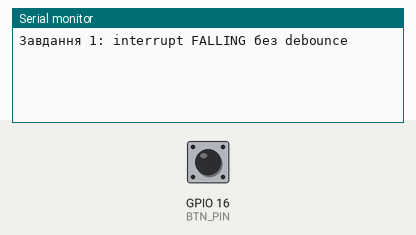
Bench run of a program on a simulated ESP32-S3. On the bench: the last lines printed to the serial monitor. The test bench sets the inputs (shaded band); at power-on: GPIO 16 (BTN_PIN) HIGH.

Above: at 2.2 s.
2.3 s: GPIO 16 (BTN_PIN) pulled LOW for 0.15 s
At 3.4 s:
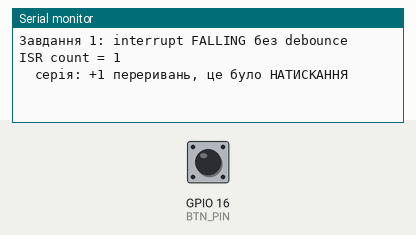
3.9 s: GPIO 16 (BTN_PIN) pulled LOW for 1 s
At 4.6 s:
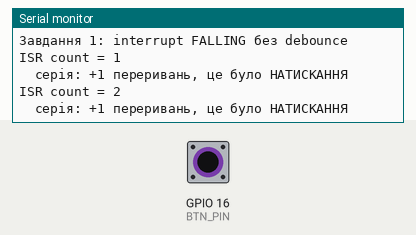
6.4 s: GPIO 16 (BTN_PIN) pulled LOW for 0.15 s
At 7.7 s:
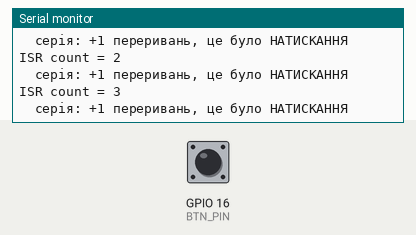

The program:

main.cpp
```cpp
// Завдання 1. Базова реалізація без debounce
//
// Схема: GPIO16 -> кнопка -> GND, зовнішній pull-up 10 кОм з GPIO16 на 3V3.
// Відпущена кнопка = HIGH, натиснута = LOW.
//
// Переривання FALLING спрацьовує на кожен перехід HIGH -> LOW. Через брязкіт контактів
// одне натискання дає кілька переривань, а при відпусканні контакт теж «тремтить»
// і дає нові FALLING-фронти.

#include <Arduino.h>

const uint8_t BTN_PIN = 16;

volatile uint32_t isrCount = 0;   // змінюється в ISR, тому volatile

void IRAM_ATTR onButtonFalling() {
  isrCount++;                     // в ISR лише інкремент
}

void setup() {
  Serial.begin(115200);
  pinMode(BTN_PIN, INPUT);        // підтяжка зовнішня 10 кОм (без неї: INPUT_PULLUP)
  attachInterrupt(digitalPinToInterrupt(BTN_PIN), onButtonFalling, FALLING);
  delay(1000);
  Serial.println("Завдання 1: interrupt FALLING без debounce");
}

const uint32_t BURST_QUIET_MS = 100;   // серія переривань закінчилась, якщо 100 мс тиші

uint32_t shown       = 0;   // останнє виведене значення лічильника
uint32_t burstStart  = 0;   // лічильник на початку поточної серії
uint32_t lastIsrMs   = 0;
bool     burstActive = false;

void loop() {
  uint32_t now = millis();
  uint32_t count = isrCount;      // одна копія: значення не зміниться між рядками нижче

  // Лічильник у лог при кожній зміні
  if (count != shown) {
    if (!burstActive) {
      burstActive = true;
      burstStart = shown;
    }
    Serial.printf("ISR count = %lu\n", (unsigned long)count);
    shown = count;
    lastIsrMs = now;
  }

  // Після серії: скільки переривань дала одна дія і що це було, натискання чи відпускання.
  // Рівень перевіряємо вже після брязкоту, тому він правдивий.
  if (burstActive && now - lastIsrMs >= BURST_QUIET_MS) {
    burstActive = false;
    Serial.printf("  серія: +%lu переривань, це було %s\n",
                  (unsigned long)(shown - burstStart),
                  digitalRead(BTN_PIN) == LOW ? "НАТИСКАННЯ" : "ВІДПУСКАННЯ");
  }
}
```

Measured:
- after the input at 2.3 s, the serial monitor: prints a new line at once (image 1)
- after the input at 3.9 s, the serial monitor: prints a new line at once (image 2)
- after the input at 6.4 s, the serial monitor: prints a new line at once (image 3)
